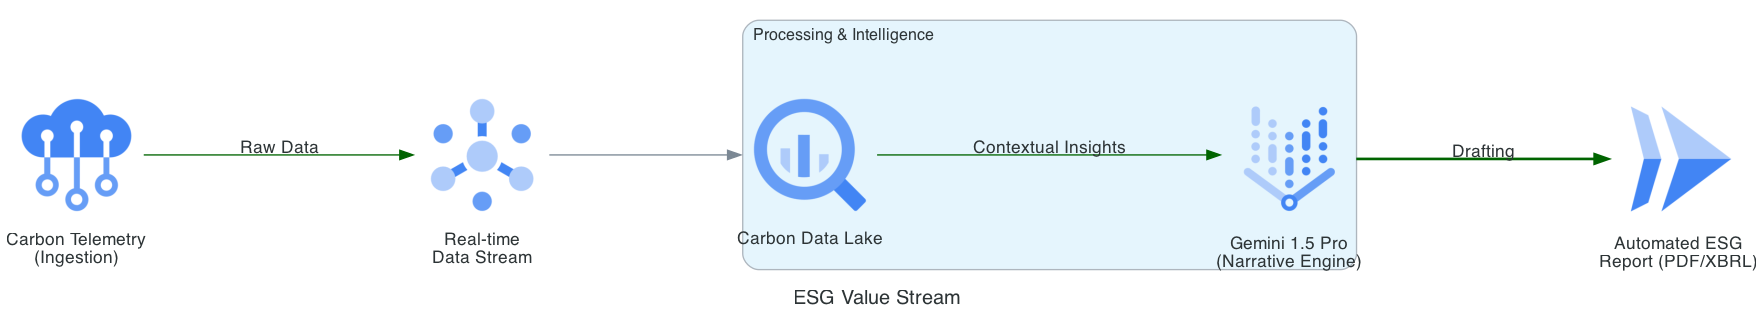

Reproduce this figure in Python.
from diagrams import Cluster, Diagram, Edge
from diagrams.gcp.analytics import Pubsub, BigQuery
from diagrams.gcp.compute import Run
from diagrams.gcp.ml import VertexAI
from diagrams.gcp.iot import IotCore

graph_attr = {
    "pad": "0.1",
    "nodesep": "1.2",
    "ranksep": "2.0",
    "bgcolor": "transparent",
    "margin": "0"
}

with Diagram("ESG Value Stream", show=False, filename="greenops_value_stream", direction="LR", graph_attr=graph_attr):

    telemetry = IotCore("Carbon Telemetry\n(Ingestion)")
    stream = Pubsub("Real-time\nData Stream")
    
    with Cluster("Processing & Intelligence"):
        warehouse = BigQuery("Carbon Data Lake")
        # Industry standard: Using VertexAI for the synthesis logic
        narrative_gen = VertexAI("Gemini 1.5 Pro\n(Narrative Engine)")

    report = Run("Automated ESG\nReport (PDF/XBRL)")

    # Flow
    telemetry >> Edge(label="Raw Data", color="darkgreen") >> stream >> warehouse
    warehouse >> Edge(label="Contextual Insights", color="darkgreen") >> narrative_gen
    narrative_gen >> Edge(label="Drafting", color="darkgreen", style="bold") >> report
